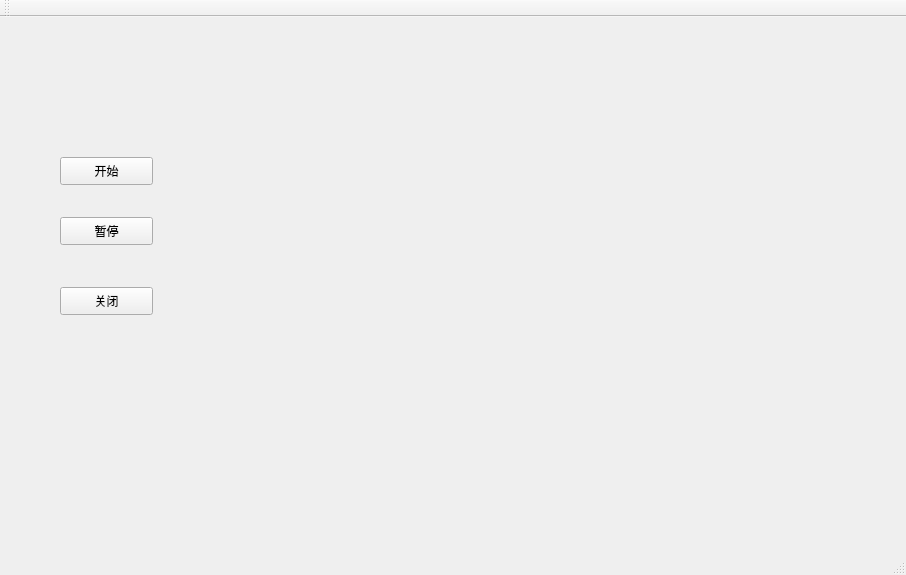
<?xml version="1.0" encoding="UTF-8"?>
<ui version="4.0">
 <class>MainWindow</class>
 <widget class="QMainWindow" name="MainWindow">
  <property name="geometry">
   <rect>
    <x>0</x>
    <y>0</y>
    <width>906</width>
    <height>575</height>
   </rect>
  </property>
  <property name="windowTitle">
   <string>MainWindow</string>
  </property>
  <widget class="QWidget" name="centralWidget">
   <widget class="QPushButton" name="startButton">
    <property name="geometry">
     <rect>
      <x>60</x>
      <y>140</y>
      <width>93</width>
      <height>28</height>
     </rect>
    </property>
    <property name="text">
     <string>开始</string>
    </property>
   </widget>
   <widget class="QPushButton" name="pauseButton">
    <property name="geometry">
     <rect>
      <x>60</x>
      <y>200</y>
      <width>93</width>
      <height>28</height>
     </rect>
    </property>
    <property name="text">
     <string>暂停</string>
    </property>
   </widget>
   <widget class="QPushButton" name="closeButton">
    <property name="geometry">
     <rect>
      <x>60</x>
      <y>270</y>
      <width>93</width>
      <height>28</height>
     </rect>
    </property>
    <property name="text">
     <string>关闭</string>
    </property>
   </widget>
   <widget class="QWidget" name="verticalLayoutWidget">
    <property name="geometry">
     <rect>
      <x>280</x>
      <y>40</y>
      <width>511</width>
      <height>441</height>
     </rect>
    </property>
    <layout class="QVBoxLayout" name="verticalLayout"/>
   </widget>
  </widget>
  <widget class="QMenuBar" name="menuBar">
   <property name="geometry">
    <rect>
     <x>0</x>
     <y>0</y>
     <width>906</width>
     <height>26</height>
    </rect>
   </property>
  </widget>
  <widget class="QToolBar" name="mainToolBar">
   <attribute name="toolBarArea">
    <enum>TopToolBarArea</enum>
   </attribute>
   <attribute name="toolBarBreak">
    <bool>false</bool>
   </attribute>
  </widget>
  <widget class="QStatusBar" name="statusBar"/>
 </widget>
 <layoutdefault spacing="6" margin="11"/>
 <resources/>
 <connections>
  <connection>
   <sender>startButton</sender>
   <signal>clicked()</signal>
   <receiver>MainWindow</receiver>
   <slot>startVideo()</slot>
   <hints>
    <hint type="sourcelabel">
     <x>107</x>
     <y>202</y>
    </hint>
    <hint type="destinationlabel">
     <x>136</x>
     <y>471</y>
    </hint>
   </hints>
  </connection>
  <connection>
   <sender>pauseButton</sender>
   <signal>clicked()</signal>
   <receiver>MainWindow</receiver>
   <slot>pauseVideo()</slot>
   <hints>
    <hint type="sourcelabel">
     <x>127</x>
     <y>262</y>
    </hint>
    <hint type="destinationlabel">
     <x>217</x>
     <y>395</y>
    </hint>
   </hints>
  </connection>
  <connection>
   <sender>closeButton</sender>
   <signal>clicked()</signal>
   <receiver>MainWindow</receiver>
   <slot>closeVideo()</slot>
   <hints>
    <hint type="sourcelabel">
     <x>88</x>
     <y>329</y>
    </hint>
    <hint type="destinationlabel">
     <x>80</x>
     <y>391</y>
    </hint>
   </hints>
  </connection>
 </connections>
 <slots>
  <slot>startVideo()</slot>
  <slot>pauseVideo()</slot>
  <slot>closeVideo()</slot>
 </slots>
</ui>
